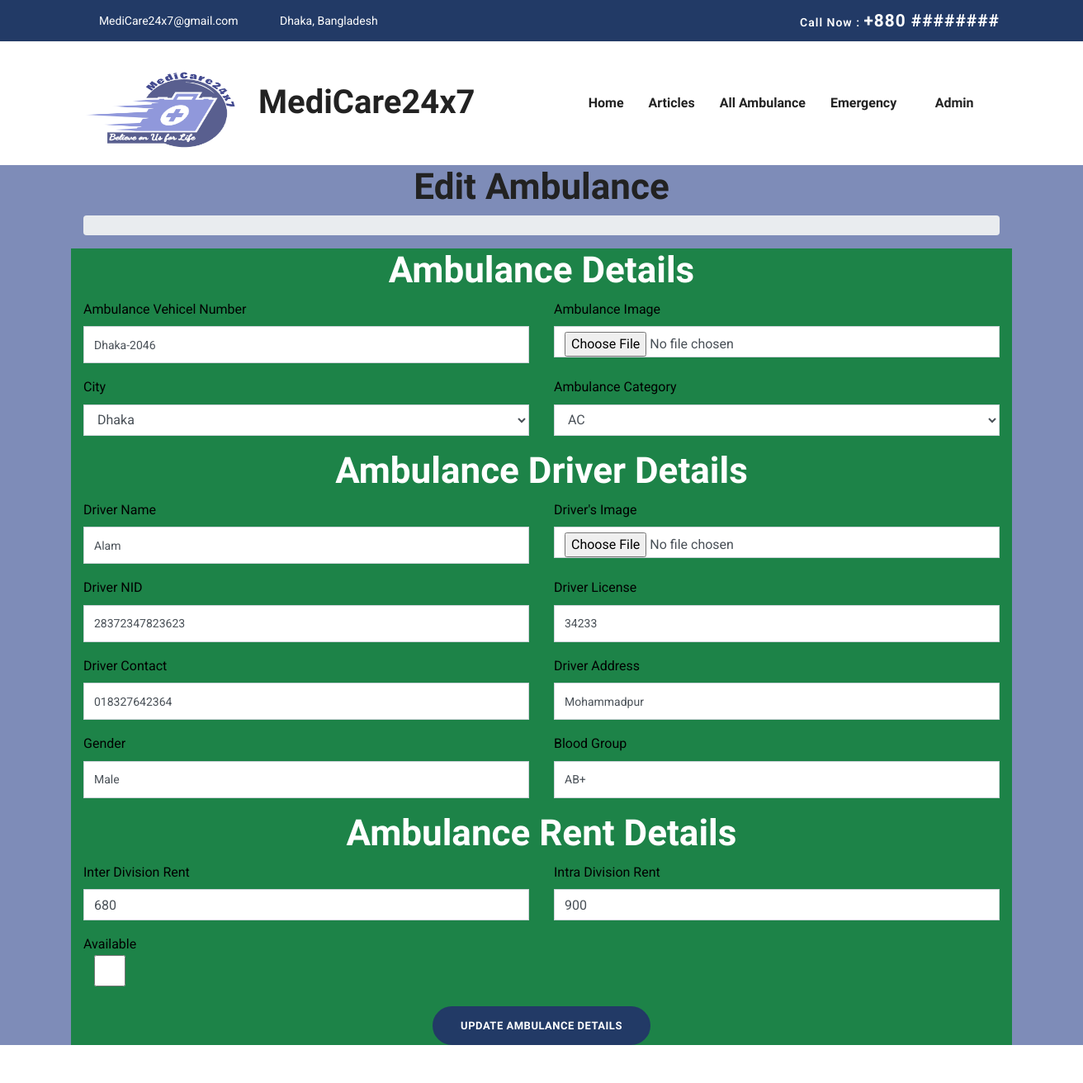
The app's page /ambulance/edit-ambulance-details/1 (signed in, upper part), older data.
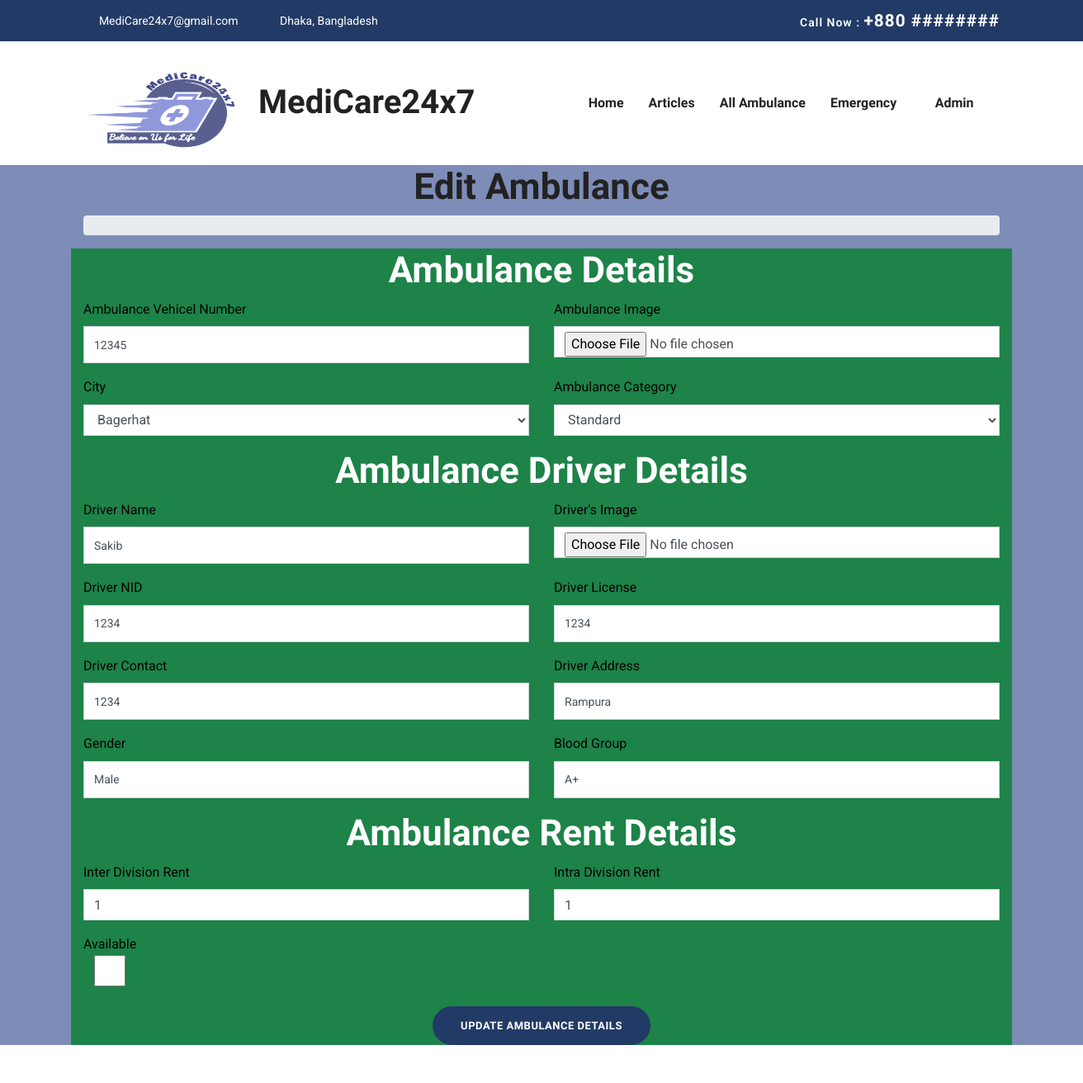
The same page, newer data.
### ambulance/models.py (models this page shows)
class Ambulance(models.Model):  # Ambulance model;
    vehicleNumber = models.CharField(max_length=20, unique=True)
    city = models.CharField(max_length=20, choices=CITY_CHOICES, null=False)
    category = models.CharField(max_length=20, choices=TYPES_CHOICES, null=False)
    driverName = models.CharField(max_length=20, null=True, blank=True)
    driverContact = models.CharField(max_length=20, null=True, blank=True)
    driverEmail = models.EmailField(max_length=20, null=True, blank=True)
    driverAddress = models.CharField(max_length=20, null=True, blank=True)
    driverNID = models.CharField(max_length=20, null=True, blank=True, unique=True)
    driverLicense = models.CharField(max_length=20, null=True, blank=True, unique=True)
    driverBloodGroup = models.CharField(max_length=20, null=True, blank=True)
    driverGender = models.CharField(max_length=20, null=True, blank=True)
    driverImage = models.ImageField(null=True, blank=True)
    ambulanceImage = models.ImageField(null=True, blank=True)
    rentInterDivision = models.IntegerField(null=True, blank=True)
    rentIntraDivision = models.IntegerField(null=True, blank=True)
    available = models.BooleanField(default=True)
    class Meta:
        verbose_name_plural = "Ambulances"

### ambulance/views.py (the view, shortened to what this page needs)
# urls.py: path('ambulance/edit-ambulance-details/<str:pk>', edit_ambulance_view, name='edit-ambulance-details'),
@login_required(login_url="login")
def edit_ambulance_view(
    request, pk
):  # edit-ambulance view, this view is for staff to edit ambulance
    ambulance = Ambulance.objects.get(pk=pk)
    form = AmbulanceEditForm(instance=ambulance)
    context = {  # Context to render the form
        "form": form,  # The form
        "profile": ambulance,  # The patient's profile
    }
    return render(request, "ambulance/edit_ambulance_details.html", context)

### ambulance/forms.py
class AmbulanceEditForm(ModelForm):
    class Meta:
        model = Ambulance
        fields = '__all__'

### accounts/models.py (called while the page is built)
    def __str__(self):
        return self.email

### templates/ambulance/edit_ambulance_details.html (shortened to what the changed rows need)
{% extends "base.html" %}
{% load static %}
{% load widget_tweaks %}
{% block content %}
<section id="blogArchive"  style="background: #7E8CB8">
    <div class="row">
        <div class="col-lg-12 col-md-12">
            <div class="blog-breadcrumbs-area">
                <div class="container">
                    <div class="blog-breadcrumbs-left">
                        <h2 class="text-center">Edit Ambulance</h2>
                    </div>
                </div>
            </div>
        </div>
    </div>
    <div class="container"  style="background: #1D8348">
        <div class="row mb-5">
            <div class="col-lg-12 col-md-12">
                <form method="post">
                    <div class="blog-breadcrumbs-left">
                        <h2 class="text-center" style="color: #ffffff">Ambulance Details</h2>
                    </div>
                    <div class="row">
                        <div class="col-lg-6">
                            <div class="form-group">
                                <label style="color: #000000">Ambulance Vehicel Number</label>
                                {{ form.vehicleNumber|add_class:"form-control" }}
                            </div>
                        </div>
                        <div class="col-lg-6">
                            <div class="form-group">
                                <label style="color: #000000">Ambulance  Image</label>
                                {{ form.ambulanceImage|add_class:"form-control" }}
                            </div>
                        </div>
                    </div>
                    <div class="row">
                        <div class="col-lg-6">
                            <div class="form-group">
                                <label style="color: #000000">City</label>
                                {{ form.city|add_class:"form-control" }}
                            </div>
                        </div>
                        <div class="col-lg-6">
                            <div class="form-group">
                                <label style="color: #000000">Ambulance Category</label>
                                {{ form.category|add_class:"form-control" }}
                            </div>
                        </div>
                    </div>
                    <div class="blog-breadcrumbs-left">
                        <h2 class="text-center" style="color: #ffffff">Ambulance Driver Details</h2>
                    </div>
                    <div class="row">
                        <div class="col-lg-6">
                            <div class="form-group">
                                <label style="color: #000000">Driver Name</label>
                                {{ form.driverName|add_class:"form-control" }}
                            </div>
                        </div>
                        <div class="col-lg-6">
                            <div class="form-group">
                                <label style="color: #000000">Driver's Image</label>
                                {{ form.driverImage|add_class:"form-control" }}
                            </div>
                        </div>
                    </div>
                    <div class="row">
                        <div class="col-lg-6">
                            <div class="form-group">
                                <label style="color: #000000">Driver NID</label>
                                {{ form.driverNID|add_class:"form-control" }}
                            </div>
                        </div>
                        <div class="col-lg-6">
                            <div class="form-group">
                                <label style="color: #000000">Driver License</label>
                                {{ form.driverLicense|add_class:"form-control" }}
                            </div>
                        </div>
                    </div>
                    <div class="row">
                        <div class="col-lg-6">
                            <div class="form-group">
                                <label style="color: #000000">Driver Contact</label>
                                {{ form.driverContact|add_class:"form-control" }}
                            </div>
                        </div>
                        <div class="col-lg-6">
                            <div class="form-group">
                                <label style="color: #000000">Driver Address</label>
                                {{ form.driverAddress|add_class:"form-control" }}
                            </div>
                        </div>
                    </div>
                    <div class="row">
                        <div class="col-lg-6">
                            <div class="form-group">
                                <label style="color: #000000">Gender</label>
                                {{ form.driverGender|add_class:"form-control" }}
                            </div>
                        </div>
                        <div class="col-lg-6">
                            <div class="form-group">
                                <label style="color: #000000">Blood Group</label>
                                {{ form.driverBloodGroup|add_class:"form-control" }}
                            </div>
                        </div>
                    </div>
                    <div class="blog-breadcrumbs-left">
                        <h2 class="text-center" style="color: #ffffff">Ambulance Rent Details</h2>
                    </div>
                    <div class="row">
                        <div class="col-lg-6">
                            <div class="form-group">
                                <label style="color: #000000">Inter Division Rent</label>
                                {{ form.rentInterDivision|add_class:"form-control" }}
                            </div>
                        </div>
                        <div class="col-lg-6">
                            <div class="form-group">
                                <label style="color: #000000">Intra Division Rent</label>
                                {{ form.rentIntraDivision|add_class:"form-control" }}
                            </div>
                        </div>
                    </div>
                    <div class="row">
                        <div class="col-lg-12">
                            <div class="form-group" style="color: #000000">
                                <label>Available  {{ form.available|add_class:"form-control" }}</label>
                            </div>
                        </div>
                    </div>
                </form>
            </div>
        </div>
    </div>
</section>
{% endblock %}

Row changes from the older to the newer data that the page shows:
changed Ambulance "Male": vehicleNumber "Dhaka-2046" → "12345"; city "Dhaka" → "Bagerhat"; category "AC" → "Standard"; driverName "Alam" → "Sakib"; driverNID "28372347823623" → "1234"; driverLicense "34233" → "1234"; driverContact "018327642364" → "1234"; driverAddress "Mohammadpur" → "Rampura"; driverBloodGroup "AB+" → "A+"; rentInterDivision "680" → "1"; rentIntraDivision "900" → "1"
